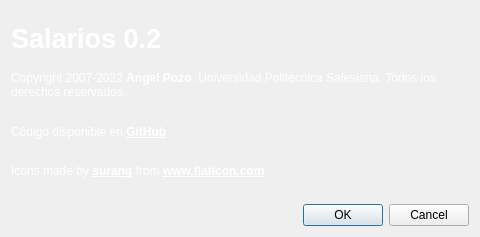
<?xml version="1.0" encoding="UTF-8"?>
<ui version="4.0">
 <class>Acerca</class>
 <widget class="QDialog" name="Acerca">
  <property name="geometry">
   <rect>
    <x>0</x>
    <y>0</y>
    <width>480</width>
    <height>237</height>
   </rect>
  </property>
  <property name="windowTitle">
   <string>Acerca de Salarios</string>
  </property>
  <layout class="QVBoxLayout" name="verticalLayout">
   <item>
    <widget class="QLabel" name="lblNombre">
     <property name="font">
      <font>
       <pointsize>20</pointsize>
       <weight>75</weight>
       <bold>true</bold>
      </font>
     </property>
     <property name="styleSheet">
      <string notr="true">
color: rgb(255, 255, 255);</string>
     </property>
     <property name="text">
      <string>Salarios 0.2</string>
     </property>
    </widget>
   </item>
   <item>
    <widget class="QLabel" name="lblDerechos">
     <property name="styleSheet">
      <string notr="true">font: 8pt &quot;Verdana&quot;;
color: rgb(255, 255, 255);</string>
     </property>
     <property name="text">
      <string>&lt;html&gt;&lt;head/&gt;&lt;body&gt;&lt;p&gt;Copyright 2007-2022 &lt;span style=&quot; font-weight:600;&quot;&gt;Angel Pozo&lt;/span&gt;. Universidad Politécnica Salesiana. Todos los derechos reservados. &lt;/p&gt;&lt;p&gt;&lt;br/&gt;Código disponible en &lt;a href=&quot;https://github.com/rtufino/P59-Qt-Salarios&quot;&gt;&lt;span style=&quot; font-weight:600; text-decoration: underline; color:#ffffff;&quot;&gt;GitHub&lt;/span&gt;&lt;/a&gt;&lt;/p&gt;&lt;/body&gt;&lt;/html&gt;</string>
     </property>
     <property name="wordWrap">
      <bool>true</bool>
     </property>
    </widget>
   </item>
   <item>
    <widget class="QLabel" name="lblFreepik">
     <property name="styleSheet">
      <string notr="true">font: 8pt &quot;Verdana&quot;;
color: rgb(255, 255, 255);</string>
     </property>
     <property name="text">
      <string>&lt;html&gt;&lt;head/&gt;&lt;body&gt;&lt;p&gt;Icons made by &lt;a href=&quot;https://www.flaticon.com/authors/freepik&quot;&gt;&lt;span style=&quot; font-weight:600; text-decoration: underline; color:#ffffff;&quot;&gt;surang&lt;/span&gt;&lt;/a&gt; from &lt;a href=&quot;https://www.flaticon.com/&quot;&gt;&lt;span style=&quot; font-weight:600; text-decoration: underline; color:#ffffff;&quot;&gt;www.flaticon.com&lt;/span&gt;&lt;/a&gt;&lt;/p&gt;&lt;/body&gt;&lt;/html&gt;</string>
     </property>
    </widget>
   </item>
   <item>
    <widget class="QDialogButtonBox" name="buttonBox">
     <property name="orientation">
      <enum>Qt::Horizontal</enum>
     </property>
     <property name="standardButtons">
      <set>QDialogButtonBox::Cancel|QDialogButtonBox::Ok</set>
     </property>
    </widget>
   </item>
  </layout>
 </widget>
 <resources/>
 <connections>
  <connection>
   <sender>buttonBox</sender>
   <signal>accepted()</signal>
   <receiver>Acerca</receiver>
   <slot>accept()</slot>
   <hints>
    <hint type="sourcelabel">
     <x>248</x>
     <y>254</y>
    </hint>
    <hint type="destinationlabel">
     <x>157</x>
     <y>274</y>
    </hint>
   </hints>
  </connection>
  <connection>
   <sender>buttonBox</sender>
   <signal>rejected()</signal>
   <receiver>Acerca</receiver>
   <slot>reject()</slot>
   <hints>
    <hint type="sourcelabel">
     <x>316</x>
     <y>260</y>
    </hint>
    <hint type="destinationlabel">
     <x>286</x>
     <y>274</y>
    </hint>
   </hints>
  </connection>
 </connections>
</ui>
